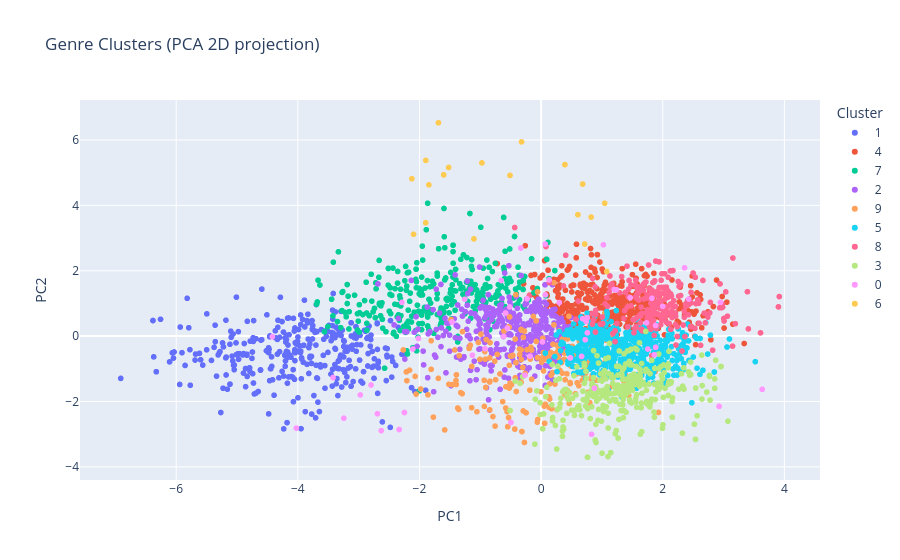

Write notebook code for a chart like this one.
### Code cell
scaler_g = StandardScaler()
X_genre_scaled = scaler_g.fit_transform(genre_clean[GENRE_FEATURES])

pca_g = PCA(n_components=2, random_state=42)
coords_g = pca_g.fit_transform(X_genre_scaled)

genre_viz = pd.DataFrame(coords_g, columns=['PC1', 'PC2'])
genre_viz['cluster'] = genre_clean['cluster'].values
genre_viz['genres']  = genre_clean['genres'].values

fig = px.scatter(
    genre_viz, x='PC1', y='PC2',
    color=genre_viz['cluster'].astype(str),
    hover_data=['genres'],
    title='Genre Clusters (PCA 2D projection)',
    labels={'color': 'Cluster'}
)
fig.show()

### Figure 1 — Plotly figure (JSON) as saved in the notebook; plotly's stock layout.template omitted (floating-point values rounded to 4 significant figures; data arrays with more than 128 entries replaced by an {"elided": "..."} marker saying what was removed)
{"data": [{"customdata": {"elided": "339x1 str values"}, "hovertemplate": "Cluster=1<br>PC1=%{x}<br>PC2=%{y}<br>genres=%{customdata[0]}<extra></extra>", "legendgroup": "1", "marker": {"color": "#636efa", "symbol": "circle"}, "mode": "markers", "name": "1", "showlegend": true, "type": "scattergl", "x": {"elided": "339 float values"}, "xaxis": "x", "y": {"elided": "339 float values"}, "yaxis": "y"}, {"customdata": {"elided": "445x1 str values"}, "hovertemplate": "Cluster=4<br>PC1=%{x}<br>PC2=%{y}<br>genres=%{customdata[0]}<extra></extra>", "legendgroup": "4", "marker": {"color": "#EF553B", "symbol": "circle"}, "mode": "markers", "name": "4", "showlegend": true, "type": "scattergl", "x": {"elided": "445 float values"}, "xaxis": "x", "y": {"elided": "445 float values"}, "yaxis": "y"}, {"customdata": {"elided": "331x1 str values"}, "hovertemplate": "Cluster=7<br>PC1=%{x}<br>PC2=%{y}<br>genres=%{customdata[0]}<extra></extra>", "legendgroup": "7", "marker": {"color": "#00cc96", "symbol": "circle"}, "mode": "markers", "name": "7", "showlegend": true, "type": "scattergl", "x": {"elided": "331 float values"}, "xaxis": "x", "y": {"elided": "331 float values"}, "yaxis": "y"}, {"customdata": {"elided": "421x1 str values"}, "hovertemplate": "Cluster=2<br>PC1=%{x}<br>PC2=%{y}<br>genres=%{customdata[0]}<extra></extra>", "legendgroup": "2", "marker": {"color": "#ab63fa", "symbol": "circle"}, "mode": "markers", "name": "2", "showlegend": true, "type": "scattergl", "x": {"elided": "421 float values"}, "xaxis": "x", "y": {"elided": "421 float values"}, "yaxis": "y"}, {"customdata": {"elided": "219x1 str values"}, "hovertemplate": "Cluster=9<br>PC1=%{x}<br>PC2=%{y}<br>genres=%{customdata[0]}<extra></extra>", "legendgroup": "9", "marker": {"color": "#FFA15A", "symbol": "circle"}, "mode": "markers", "name": "9", "showlegend": true, "type": "scattergl", "x": {"elided": "219 float values"}, "xaxis": "x", "y": {"elided": "219 float values"}, "yaxis": "y"}, {"customdata": {"elided": "579x1 str values"}, "hovertemplate": "Cluster=5<br>PC1=%{x}<br>PC2=%{y}<br>genres=%{customdata[0]}<extra></extra>", "legendgroup": "5", "marker": {"color": "#19d3f3", "symbol": "circle"}, "mode": "markers", "name": "5", "showlegend": true, "type": "scattergl", "x": {"elided": "579 float values"}, "xaxis": "x", "y": {"elided": "579 float values"}, "yaxis": "y"}, {"customdata": {"elided": "236x1 str values"}, "hovertemplate": "Cluster=8<br>PC1=%{x}<br>PC2=%{y}<br>genres=%{customdata[0]}<extra></extra>", "legendgroup": "8", "marker": {"color": "#FF6692", "symbol": "circle"}, "mode": "markers", "name": "8", "showlegend": true, "type": "scattergl", "x": {"elided": "236 float values"}, "xaxis": "x", "y": {"elided": "236 float values"}, "yaxis": "y"}, {"customdata": {"elided": "320x1 str values"}, "hovertemplate": "Cluster=3<br>PC1=%{x}<br>PC2=%{y}<br>genres=%{customdata[0]}<extra></extra>", "legendgroup": "3", "marker": {"color": "#B6E880", "symbol": "circle"}, "mode": "markers", "name": "3", "showlegend": true, "type": "scattergl", "x": {"elided": "320 float values"}, "xaxis": "x", "y": {"elided": "320 float values"}, "yaxis": "y"}, {"customdata": [["arabic hip hop"], ["atmospheric post-metal"], ["atmospheric sludge"], ["autoharp"], ["barnmusik"], ["birdsong"], ["canadian house"], ["classic icelandic pop"], ["commons"], ["concert band"], ["danish pop rock"], ["deep progressive house"], ["dutch jazz"], ["environmental"], ["experimental folk"], ["gospel rap"], ["greek house"], ["gujarati garba"], ["hokkien pop"], ["iowa hip hop"], ["irish banjo"], ["irish pub song"], ["j-acoustic"], ["japanese garage rock"], ["japanese rockabilly"], ["jig and reel"], ["khaleeji iraqi"], ["latin tech house"], ["liedermacher"], ["maine hip hop"], ["mexican son"], ["middle east hip hop"], ["middle eastern traditional"], ["mindfulness"], ["modular synth"], ["musica paraibana"], ["musica tropical guatemalteca"], ["naija worship"], ["nantes indie"], ["neo-traditional country"], ["noise punk"], ["nordic contemporary classical"], ["norwegian space disco"], ["organic electronic"], ["palestinian pop"], ["pet calming"], ["polish jazz"], ["psybass"], ["puerto rican rock"], ["samba-enredo"], ["sertanejo pop"], ["sound effects"], ["spa"], ["speed garage"], ["tagalog worship"], ["trance mexicano"], ["tulsa indie"], ["turkish trap"], ["uk diy punk"], ["vaudeville"], ["water"], ["west australian hip hop"]], "hovertemplate": "Cluster=0<br>PC1=%{x}<br>PC2=%{y}<br>genres=%{customdata[0]}<extra></extra>", "legendgroup": "0", "marker": {"color": "#FF97FF", "symbol": "circle"}, "mode": "markers", "name": "0", "showlegend": true, "type": "scattergl", "x": [-0.5844, -0.4954, -0.4954, -0.3334, -2.289, -2.796, 0.6651, -0.2642, -0.2291, -3.421, -0.9226, -0.1815, -2.972, -2.628, 0.7603, 2.949, 0.4797, -0.6559, -0.614, 1.024, 0.06884, 0.1324, 2.926, 1.754, 0.7397, -0.5561, -2.017, 1.236, 0.02162, 2.358, 1.464, -0.5844, -2.017, -3.244, -2.247, -1.465, 1.823, 0.7247, 1.861, 0.2995, 0.8769, -4.419, 0.6845, 0.4797, -0.5844, -1.255, -2.109, 0.8291, 1.732, 1.202, -0.517, -2.692, -4.024, 1.882, -1.131, 2.001, 0.7606, 1.884, 3.635, 0.0677, -2.333, 2.429], "xaxis": "x", "y": [0.7061, -2.642, -2.642, 2.695, 1.031, -1.496, -0.6216, -1.194, 1.138, -1.267, -0.3831, -0.6113, -1.8, -2.892, 0.5639, 1.031, -0.6681, 1.701, -0.008547, 2.794, 1.262, 1.721, -2.148, -0.3947, 0.4451, 0.2449, -0.07173, 1.42, -0.1763, 2.089, 1.176, 0.7061, -0.07173, -2.512, -2.337, 0.4317, 1.157, -0.1099, -0.5696, 1.027, -1.594, -0.01884, 0.5325, -0.6681, 0.7061, 1.129, -0.3946, -3.004, 0.4061, 1.424, 0.892, -2.375, -2.815, 0.3273, -0.5848, 0.9131, 0.1009, -0.3418, -1.629, 2.817, -2.859, 1.136], "yaxis": "y"}, {"customdata": [["black comedy"], ["clean comedy"], ["comedy"], ["deep comedy"], ["dutch cabaret"], ["early avant garde"], ["german literature"], ["ghanaian traditional"], ["gospel italiano"], ["guidance"], ["hoerspiel"], ["hungarian folk"], ["kleine hoerspiel"], ["latino comedy"], ["magyar alternative"], ["motivation"], ["new comedy"], ["oratory"], ["poetry"], ["reading"], ["vintage dutch pop"]], "hovertemplate": "Cluster=6<br>PC1=%{x}<br>PC2=%{y}<br>genres=%{customdata[0]}<extra></extra>", "legendgroup": "6", "marker": {"color": "#FECB52", "symbol": "circle"}, "mode": "markers", "name": "6", "showlegend": true, "type": "scattergl", "x": [0.8223, 0.6048, 0.7166, 0.683, -1.845, -2.098, -1.896, -1.104, -0.3217, 0.391, -0.973, -1.602, -1.688, 1.079, -1.602, 0.391, 1.046, -0.5114, -2.125, -1.521, -1.898], "xaxis": "x", "y": [3.643, 3.716, 2.818, 4.652, 4.629, 3.115, 5.377, 2.974, 5.943, 5.247, 5.301, 4.934, 6.529, 1.976, 4.934, 5.247, 4.065, 4.916, 4.816, 5.16, 3.468], "yaxis": "y"}], "layout": {"legend": {"title": {"text": "Cluster"}, "tracegroupgap": 0}, "title": {"text": "Genre Clusters (PCA 2D projection)"}, "xaxis": {"anchor": "y", "domain": [0, 1], "title": {"text": "PC1"}}, "yaxis": {"anchor": "x", "domain": [0, 1], "title": {"text": "PC2"}}}}
